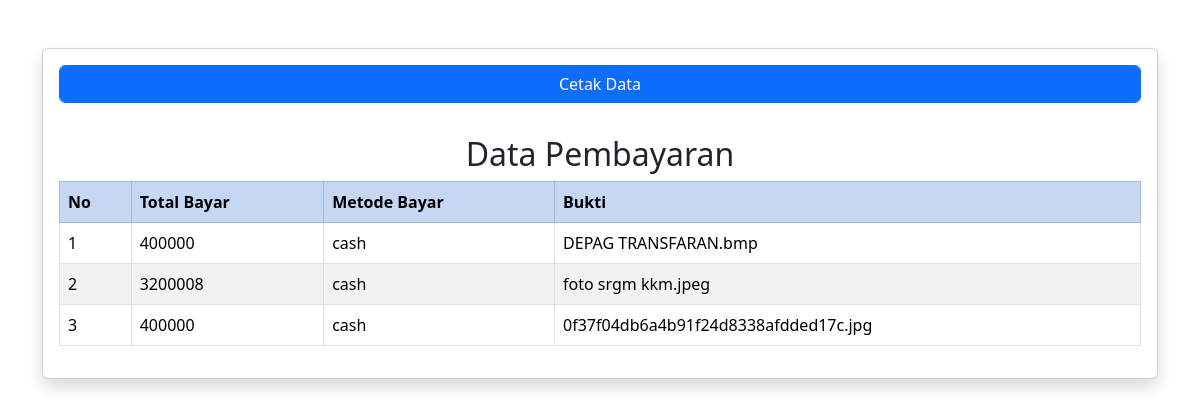
/log_payment.php, run on the app's committed database.
### tables this page shows
CREATE TABLE `pembayaran` (
  `id_pembayaran` int NOT NULL,
  `id_pemesanan` int NOT NULL,
  `metode_bayar` varchar(50) NOT NULL,
  `bukti` varchar(150) NOT NULL,
  `waktu_bayar` timestamp NOT NULL DEFAULT CURRENT_TIMESTAMP
);

CREATE TABLE `pemesanan` (
  `id_pemesanan` int NOT NULL,
  `id_user` int NOT NULL,
  `id_jadwal` int NOT NULL,
  `jumlah_tiket` int NOT NULL,
  `total_bayar` int NOT NULL,
  `status_bayar` enum('belum bayar','sudah bayar') NOT NULL,
  `waktu_pemesanan` timestamp NOT NULL DEFAULT CURRENT_TIMESTAMP
);

### log_payment.php (the view, shortened to what this page needs)
<!DOCTYPE html>
<html lang="en">
<head>
    <link href="https://cdn.jsdelivr.net/npm/bootstrap@5.3.5/dist/css/bootstrap.min.css" rel="stylesheet">
</head>
<body>
    <div class="container my-5">
        <div class="card shadow">
            <div class="card-body">
    <a href="excel.php" target="_blank" class="btn btn-primary form-control"><i class="fa fa-print"></i> Cetak Data</a><br><br>
    <h2 class="mt-2 mb-2 text-center">Data Pembayaran</h2>
    <table class="table table-bordered table-striped">
        <tr class="table-primary">
            <th>No</th>
            <th>Total Bayar</th>
            <th>Metode Bayar</th>
            <th>Bukti</th>
        </tr>
        <?php
            $i = 1;
            $query = mysqli_query($koneksi, "SELECT * FROM pembayaran LEFT JOIN pemesanan on pemesanan.id_pemesanan = pembayaran.id_pemesanan ");
            while($data = mysqli_fetch_array($query)) {
        ?>
        <tr>
                <td><?php echo $i++; ?></td>
                <td><?php echo $data['total_bayar']; ?></td>
                <td><?php echo $data['metode_bayar']; ?></td>
                <td><?php echo $data['bukti']; ?></td>
        </tr>
        <?php
            }
        ?>
    </table>
            </div>
        </div>
    </div>
</body>
</html>

### data on the page
pembayaran: id_pemesanan.total_bayar "400000", metode_bayar "cash", bukti "DEPAG TRANSFARAN.bmp"
pembayaran: id_pemesanan.total_bayar "3200008", metode_bayar "cash", bukti "foto srgm kkm.jpeg"
pembayaran: id_pemesanan.total_bayar "400000", metode_bayar "cash", bukti "0f37f04db6a4b91f24d8338afdded17c.jpg"
